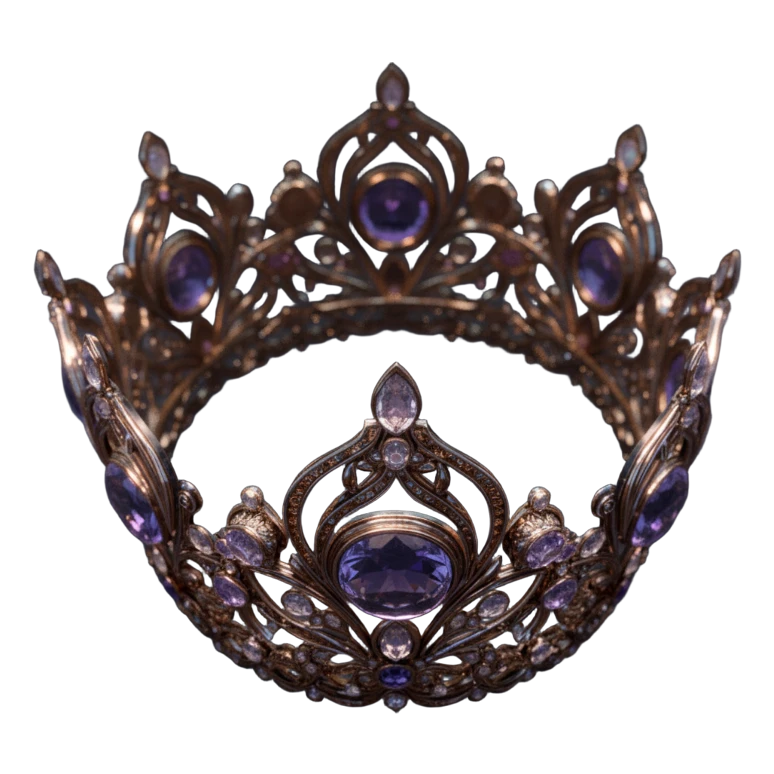
#> input picture assets/example_image/0a34fae7ba57cb8870df5325b9c30ea474def1b0913c19c596655b85a79fdee4.webp, 774 x 774 px
$ python -i 3d_seed.py   (imports and definitions only)
#> lines starting #> are read from the running program, lines starting #| are printed output that depends on the picture
import argparse
import base64
import mimetypes
import os
import time
import urllib.request
from datetime import datetime
from pathlib import Path
from urllib.parse import urlparse

from volcenginesdkarkruntime import Ark

try:
    from PIL import Image
except ImportError:
    Image = None


MODEL = "doubao-seed3d-2-0-260328"
BASE_URL = "https://ark.cn-beijing.volces.com/api/v3"
DEFAULT_OUTPUT_DIR = Path("output")
DEFAULT_INPUT_DIR = Path("input")
PREPARED_IMAGE_DIR = Path(r"E:\北京交通大学\工作\中车研究院\3D\prepared_inputs")
IMAGE_EXTENSIONS = {".png", ".jpg", ".jpeg", ".webp", ".bmp"}
MIN_ASPECT_RATIO = 0.40
MAX_ASPECT_RATIO = 2.50
MAX_IMAGE_WIDTH = 4096  # Seed3D API 图片宽度上限


def resolve_image_path(image_path):
    raw_path = Path(str(image_path).strip()).expanduser()
    path = raw_path.resolve()
    if path.is_file():
        return path

    if path.suffix:
        raise FileNotFoundError(f"Image file not found: {path}")

    for suffix in sorted(IMAGE_EXTENSIONS):
        candidate = path.with_suffix(suffix)
        if candidate.is_file():
            return candidate

    raise FileNotFoundError(f"Image file not found: {path}")


def prepare_image_for_seed3d(image_path, output_dir=PREPARED_IMAGE_DIR, crop_view="none", crop_ratio=0.75):
#> called with crop_view = 'none', crop_ratio = 0.75
    path = resolve_image_path(image_path)
    if Image is None:
        raise RuntimeError(
            "Pillow is required to check and pad local images. "
            "Install it in the seed3d environment: pip install pillow"
        )

    with Image.open(path) as image:
#> image is the input picture: PIL image 774x774 RGBA; mean R, G, B, A 40.8, 34, 36.4, 96.8
        image = image.convert("RGBA")
        width, height = image.size
#> width = 774; height = 774
        original_width, original_height = width, height
#> original_width = 774; original_height = 774

        # 新增：宽度超过4096 自动等比例压缩
        if width > MAX_IMAGE_WIDTH:
            scale = MAX_IMAGE_WIDTH / width
            new_w = MAX_IMAGE_WIDTH
            new_h = int(height * scale)
            image = image.resize((new_w, new_h), Image.Resampling.LANCZOS)
            width, height = image.size
            print(f"Image width {original_width} exceeds limit {MAX_IMAGE_WIDTH}, scaled to {width}×{height}")

        # 裁剪逻辑
        if crop_view != "none":
            crop_width = max(1, min(width, int(width * crop_ratio)))
            if crop_view == "right":
                box = (width - crop_width, 0, width, height)
            elif crop_view == "left":
                box = (0, 0, crop_width, height)
            elif crop_view == "center":
                left = (width - crop_width) // 2
                box = (left, 0, left + crop_width, height)
            else:
                raise ValueError(f"Unsupported crop view: {crop_view}")
            image = image.crop(box)
            width, height = image.size
            output_dir = Path(output_dir).expanduser().resolve()
            output_dir.mkdir(parents=True, exist_ok=True)
            cropped_path = output_dir / f"{path.stem}_{crop_view}_crop.png"
            image.convert("RGB").save(cropped_path)
            print(f"Prepared cropped image: {cropped_path}")
            path = cropped_path

        ratio = width / height
#> ratio = 1

        # 长宽比在合法区间，直接输出缩放后的图片
        if MIN_ASPECT_RATIO <= ratio <= MAX_ASPECT_RATIO:
            output_dir = Path(output_dir).expanduser().resolve()
            output_dir.mkdir(parents=True, exist_ok=True)
            output_path = output_dir / f"{path.stem}_scaled.png"
            image.convert("RGB").save(output_path)
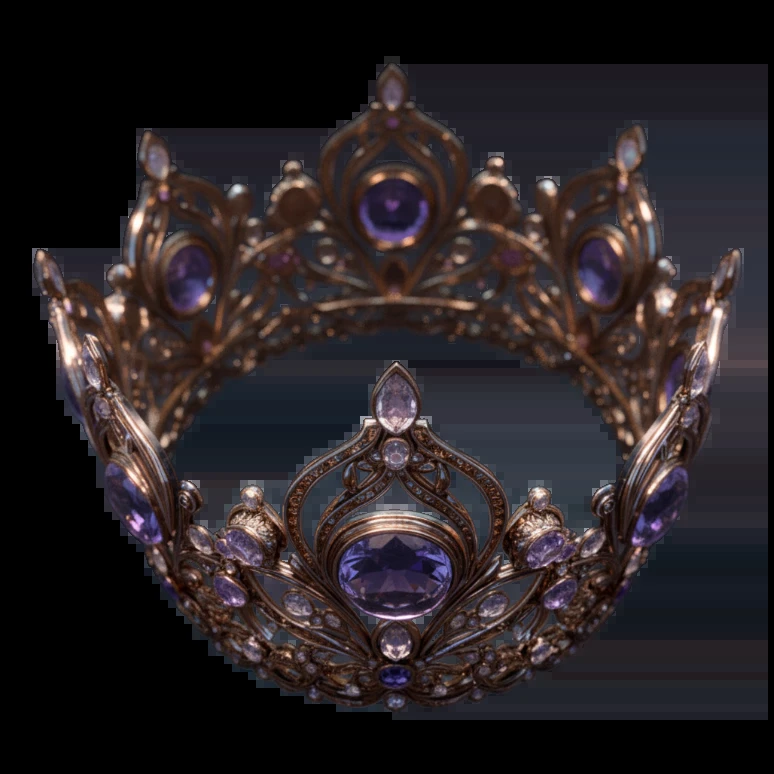
#> saved as 0a34fae7ba57cb8870df5325b9c30ea474def1b0913c19c596655b85a79fdee4_scaled.png: PIL image 774x774 RGB; mean R, G, B 40.8, 34, 36.4
            print(f"Image width scaled & aspect ratio valid: {output_path}")
            return output_path

        # 长宽比超出范围，白底填充
        if ratio > MAX_ASPECT_RATIO:
            new_width = width
            new_height = int(width / MAX_ASPECT_RATIO + 0.999)
        else:
            new_height = height
            new_width = int(height * MIN_ASPECT_RATIO + 0.999)

        canvas = Image.new("RGBA", (new_width, new_height), (255, 255, 255, 255))
        offset = ((new_width - width) // 2, (new_height - height) // 2)
        canvas.alpha_composite(image, offset)

        output_dir = Path(output_dir).expanduser().resolve()
        output_dir.mkdir(parents=True, exist_ok=True)
        output_path = output_dir / f"{path.stem}_aspect_padded.png"
        canvas.convert("RGB").save(output_path)

        print(f"Aspect ratio {ratio:.2f} is outside {MIN_ASPECT_RATIO}-{MAX_ASPECT_RATIO}.")
        print(f"Prepared padded image (width limited ≤{MAX_IMAGE_WIDTH}): {output_path}")
        return output_path


# [9 lines left out: function image_file_to_data_url, not called in this run]


def get_output_file_url(task_result):
    content = getattr(task_result, "content", None)
    return getattr(content, "file_url", None)


# [49 lines left out: functions safe_stem, download_file, not called in this run]


def make_suggested_zip_name(task_id, source_name):
    timestamp = datetime.now().strftime("%Y%m%d_%H%M%S")
    return f"{safe_stem(source_name)}_{task_id}_{timestamp}.zip"


# [178 lines left out: functions collect_image_paths, create_and_wait, main, not called in this run]


# [2 lines not run here, left out]

>>> result = prepare_image_for_seed3d('../assets/example_image/0a34fae7ba57cb8870df5325b9c30ea474def1b0913c19c596655b85a79fdee4.webp')

$ run again, on assets/example_image/0f168a4b1b6e96c72e9627c97a212c27a4572250ff58e25703b9d0c2bc74191a.webp
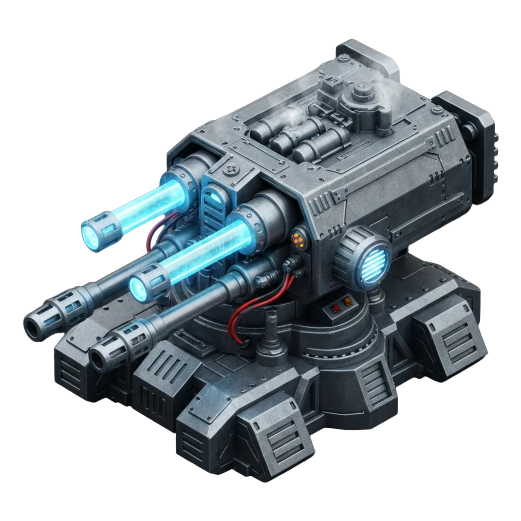
#> input picture assets/example_image/0f168a4b1b6e96c72e9627c97a212c27a4572250ff58e25703b9d0c2bc74191a.webp, 1042 x 1042 px (shown at 1/2 size)
#> in prepare_image_for_seed3d, image is the input picture: PIL image 1042x1042 RGBA; mean R, G, B, A 44.4, 52.3, 56.9, 116.7
#> in prepare_image_for_seed3d, `image.convert("RGB").save(output_path)`:
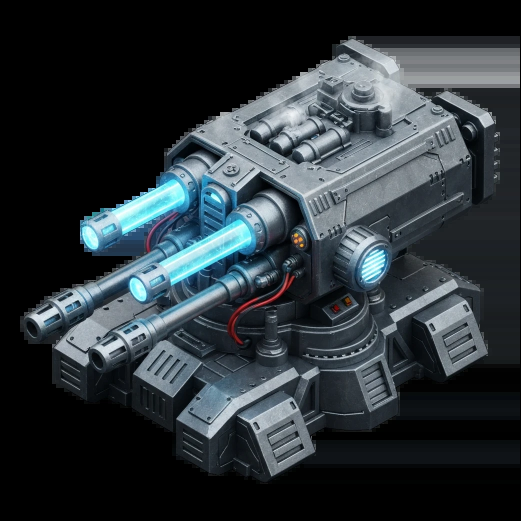
#> saved as 0f168a4b1b6e96c72e9627c97a212c27a4572250ff58e25703b9d0c2bc74191a_scaled.png: PIL image 1042x1042 RGB (shown at 1/2 size); mean R, G, B 44.4, 52.3, 56.9

$ run again, on assets/example_image/130c2b18f1651a70f8aa15b2c99f8dba29bb943044d92871f9223bd3e989e8b1.webp
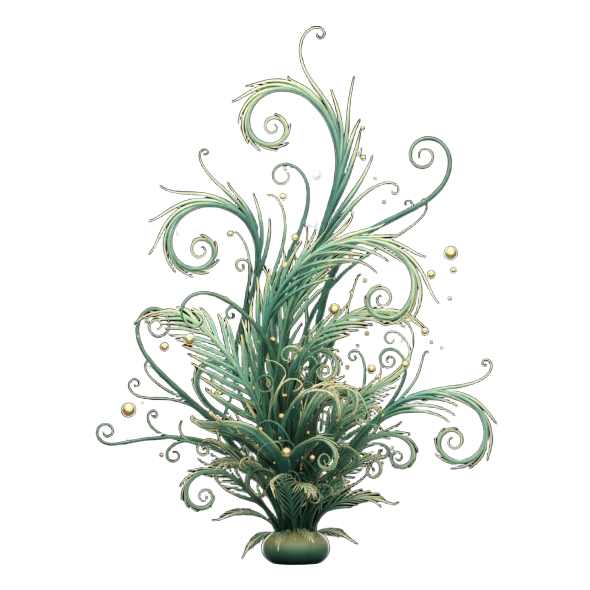
#> input picture assets/example_image/130c2b18f1651a70f8aa15b2c99f8dba29bb943044d92871f9223bd3e989e8b1.webp, 590 x 590 px
#> in prepare_image_for_seed3d, image is the input picture: PIL image 590x590 RGBA; mean R, G, B, A 27.1, 31, 25.8, 42.2
#> in prepare_image_for_seed3d, `image.convert("RGB").save(output_path)`:
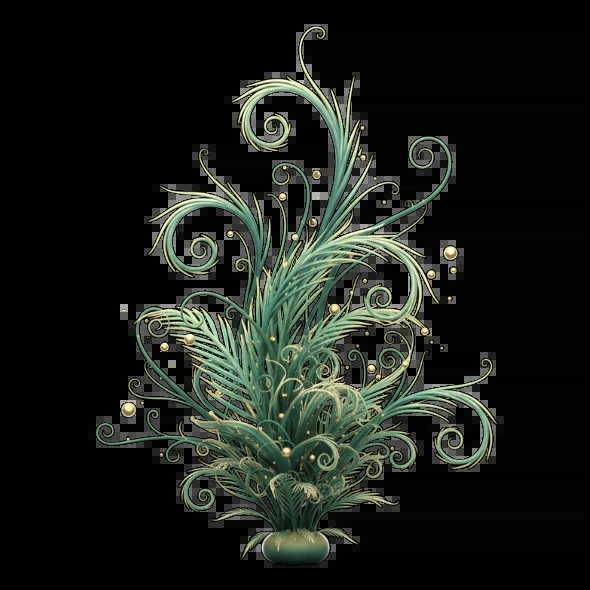
#> saved as 130c2b18f1651a70f8aa15b2c99f8dba29bb943044d92871f9223bd3e989e8b1_scaled.png: PIL image 590x590 RGB; mean R, G, B 27.1, 31, 25.8

$ run again, on assets/example_image/154c88671d9e8785bd909e9283bc87fb2709ac7ce13890832603ea7533981a46.webp
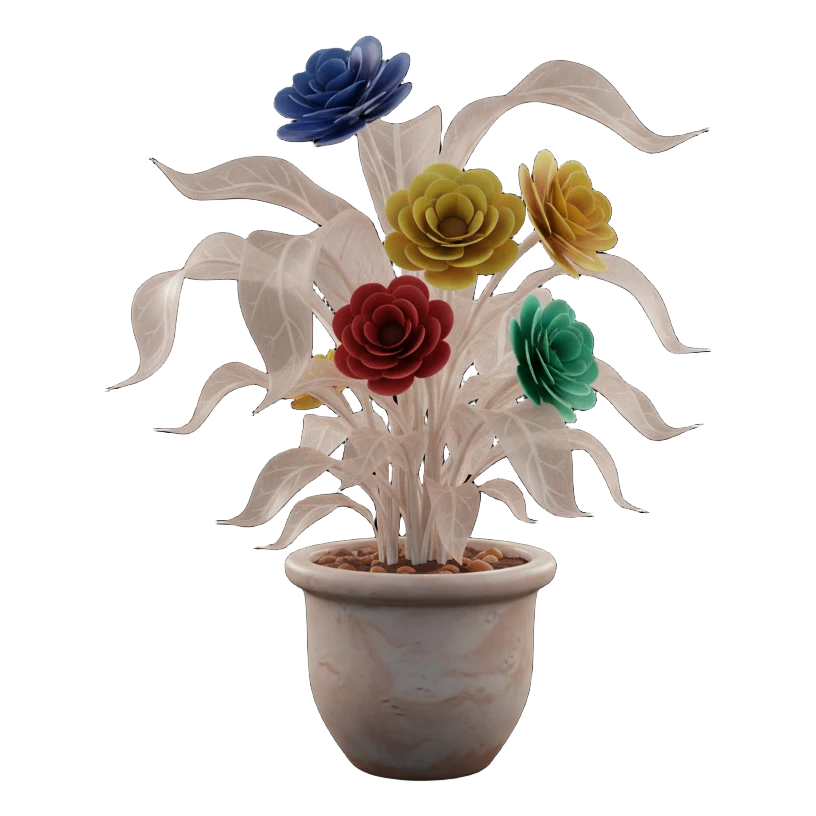
#> input picture assets/example_image/154c88671d9e8785bd909e9283bc87fb2709ac7ce13890832603ea7533981a46.webp, 816 x 816 px
#> in prepare_image_for_seed3d, image is the input picture: PIL image 816x816 RGBA; mean R, G, B, A 46.9, 41.1, 36.7, 75.7
#> in prepare_image_for_seed3d, `image.convert("RGB").save(output_path)`:
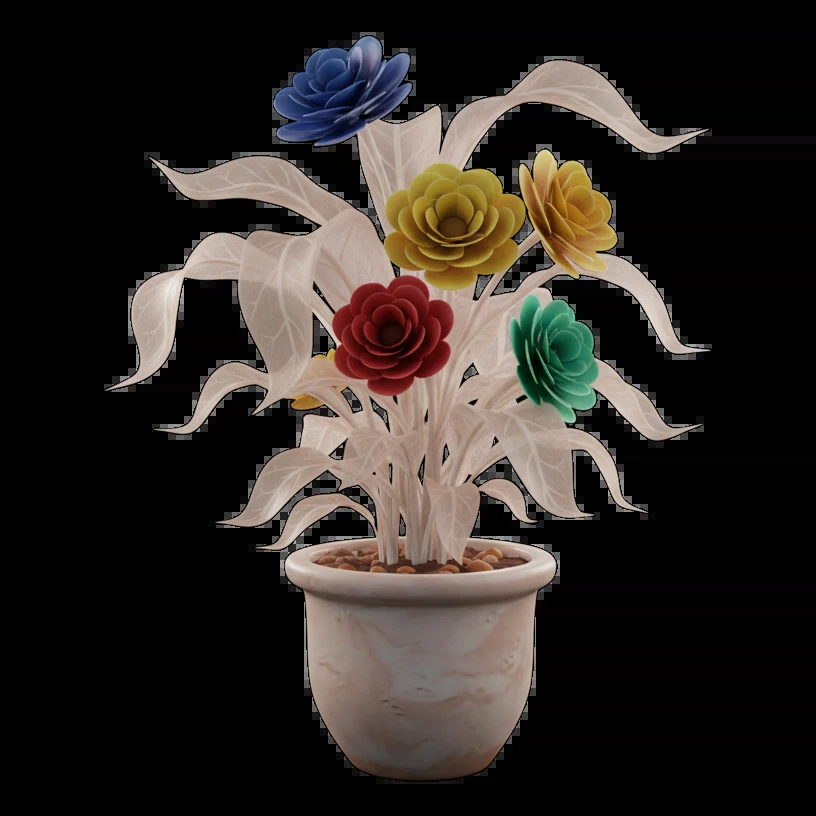
#> saved as 154c88671d9e8785bd909e9283bc87fb2709ac7ce13890832603ea7533981a46_scaled.png: PIL image 816x816 RGB; mean R, G, B 46.9, 41.1, 36.7
